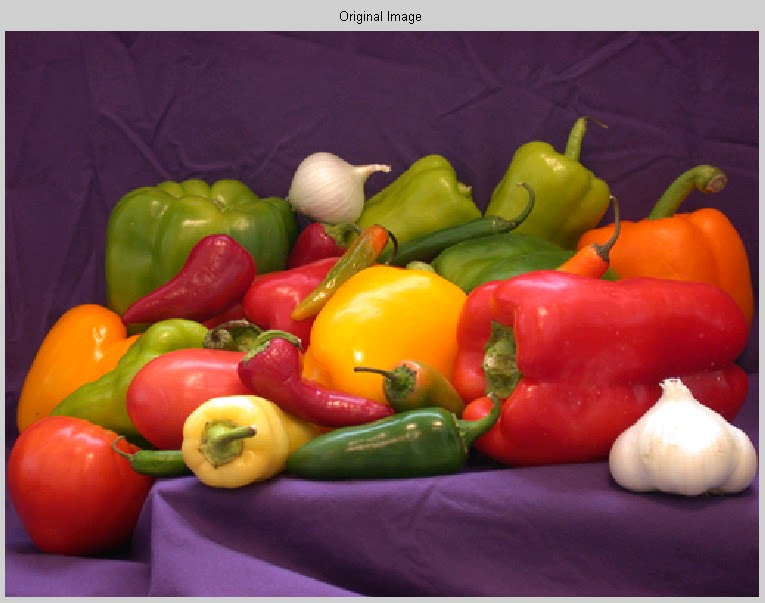
#> input picture Pictures/picture2.jpg, 765 x 603 px, found by its file name
$ python GamaDonusumu.py
#> lines starting #> are read from the running program, lines starting #| are printed output that depends on the picture
import numpy as np
import pathlib
import cv2
from pathlib import Path

#Gama Dönüşümü

print(cv2.__version__)

path = str(Path(pathlib.Path().absolute()).parents[0])
path+="\\Pictures"

image = cv2.imread(path+'\\picture2.jpg')
#> image is the input picture: shape (603, 765, 3); mean B, G, R 67.1, 75.9, 126.7

cv2.imshow('Orijinal', image)
cv2.waitKey(0)
cv2.destroyAllWindows()

for gamma in [3.0, 4.0, 5.0]:
    gamma_image = np.array(255 * (image / 255) ** gamma, dtype='uint8')
    cv2.imshow('Gama Donusumu', gamma_image)
    cv2.waitKey(0)
    cv2.destroyAllWindows()
#> this loop made 3 passes
#> pass 1, `gamma_image = np.array(255 * (image / 255) ** gamma, dtype='uint8')`:
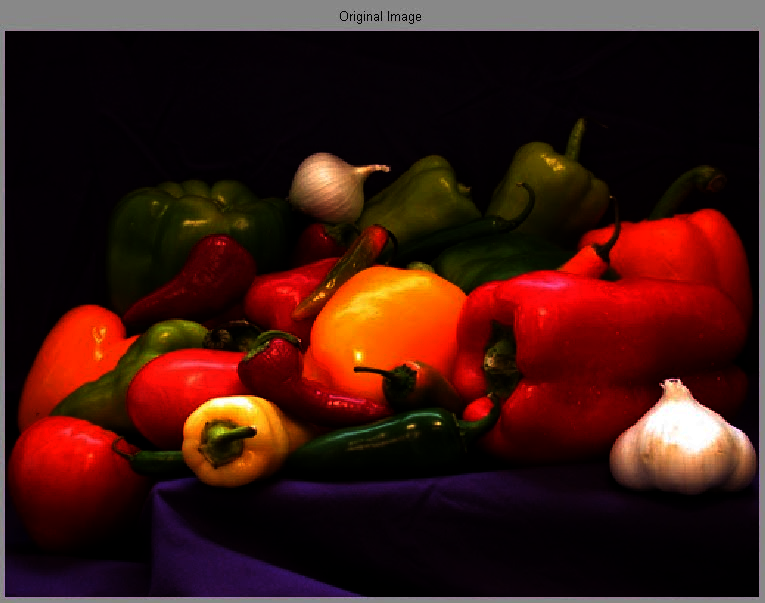
#> gamma_image: shape (603, 765, 3); mean B, G, R 18.1, 24.1, 61.6
#> pass 2, `gamma_image = np.array(255 * (image / 255) ** gamma, dtype='uint8')`:
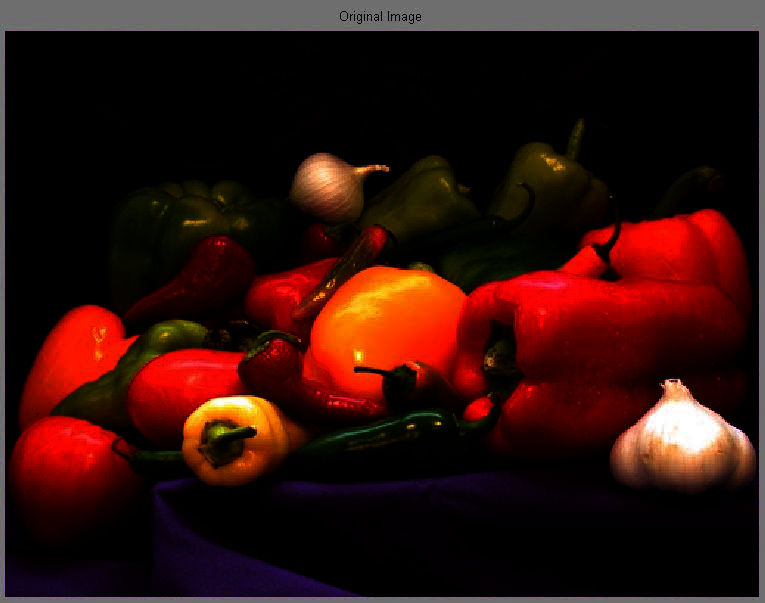
#> gamma_image: shape (603, 765, 3); mean B, G, R 13, 17.7, 51
#> pass 3, `gamma_image = np.array(255 * (image / 255) ** gamma, dtype='uint8')`:
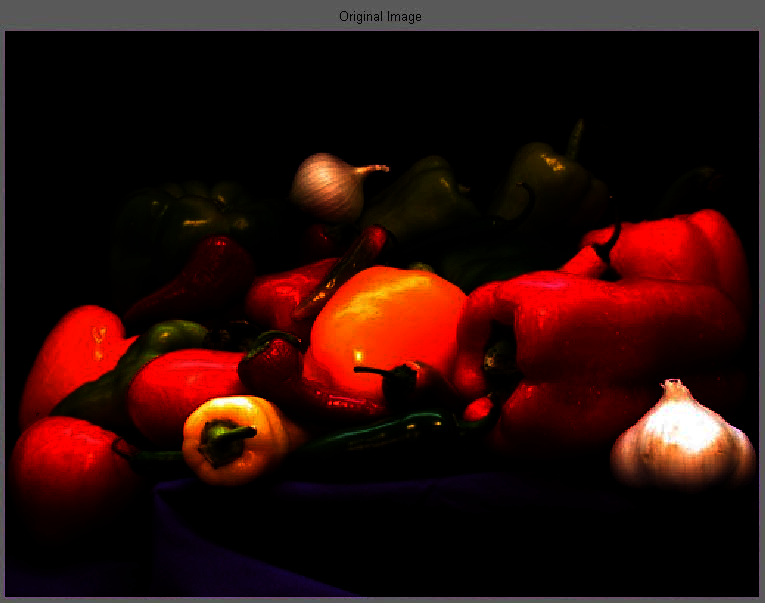
#> gamma_image: shape (603, 765, 3); mean B, G, R 10.1, 13.8, 44.3

$ run again, with Pictures/picture1.jpg copied over Pictures/picture2.jpg
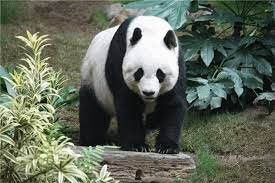
#> input picture Pictures/picture1.jpg, 275 x 183 px, found by its file name
#> image is the input picture: shape (183, 275, 3); mean B, G, R 90.1, 104.6, 97.2
#> the loop `for gamma in [3.0, 4.0, 5.0]:` made 3 passes
#> pass 1, `gamma_image = np.array(255 * (image / 255) ** gamma, dtype='uint8')`:
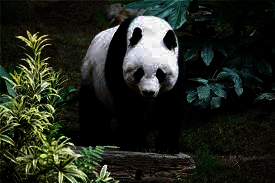
#> gamma_image: shape (183, 275, 3); mean B, G, R 29.6, 39.1, 34.5
#> pass 3, `gamma_image = np.array(255 * (image / 255) ** gamma, dtype='uint8')`:
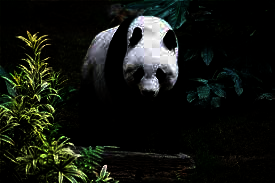
#> gamma_image: shape (183, 275, 3); mean B, G, R 17.5, 23.5, 20.4

$ run again, with Pictures/picture3.jpg copied over Pictures/picture2.jpg
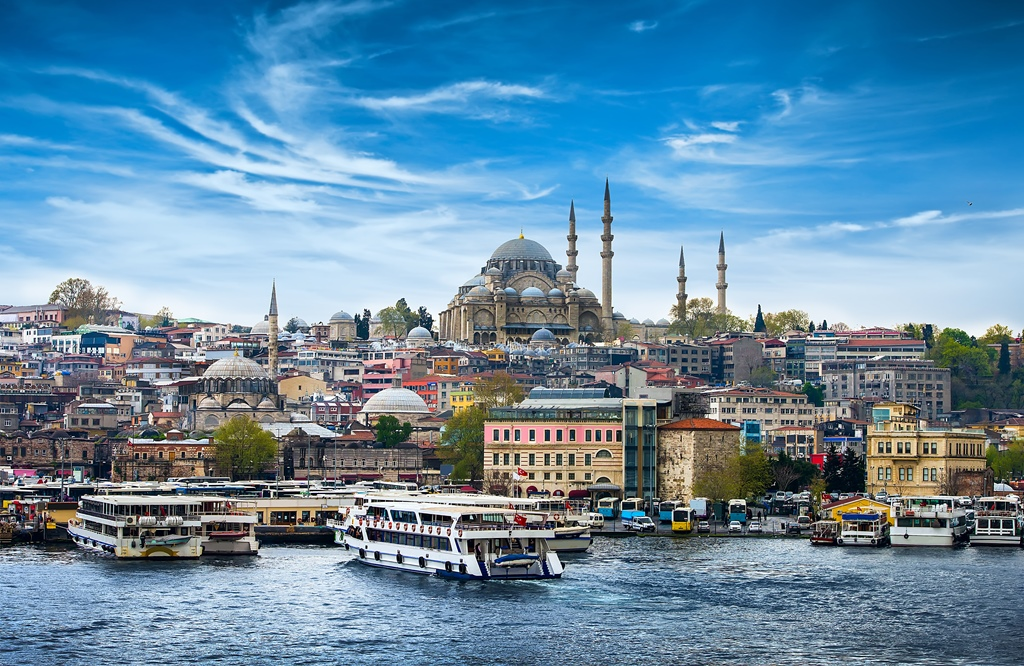
#> input picture Pictures/picture3.jpg, 1024 x 666 px, found by its file name
#> image is the input picture: shape (666, 1024, 3); mean B, G, R 164.7, 139.3, 101.1
#> the loop `for gamma in [3.0, 4.0, 5.0]:` made 3 passes
#> pass 1, `gamma_image = np.array(255 * (image / 255) ** gamma, dtype='uint8')`:
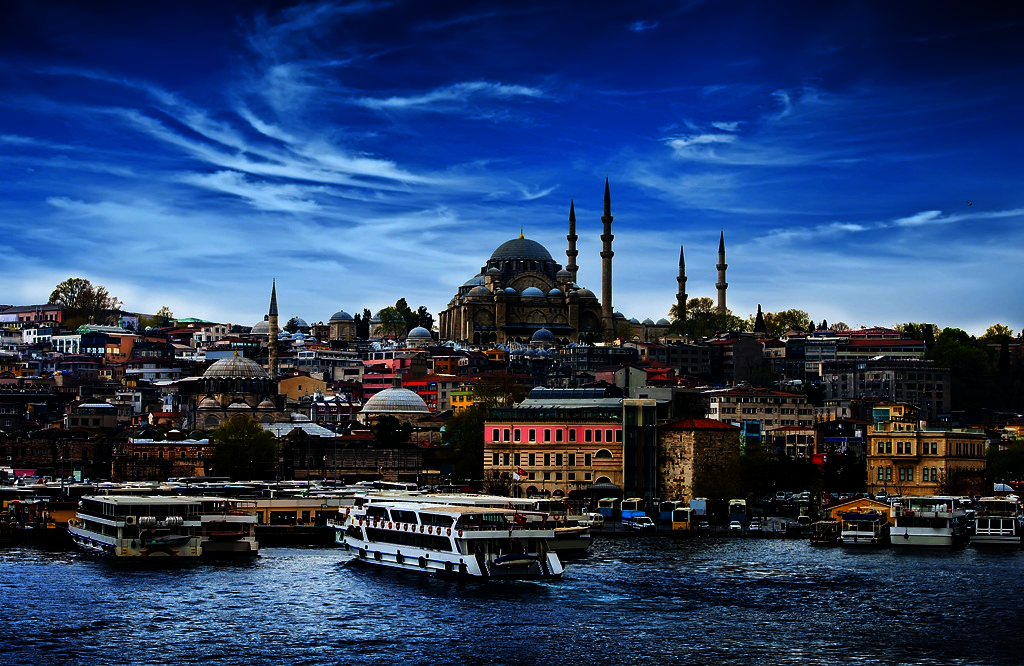
#> gamma_image: shape (666, 1024, 3); mean B, G, R 100.4, 62.5, 39.9
#> pass 3, `gamma_image = np.array(255 * (image / 255) ** gamma, dtype='uint8')`:
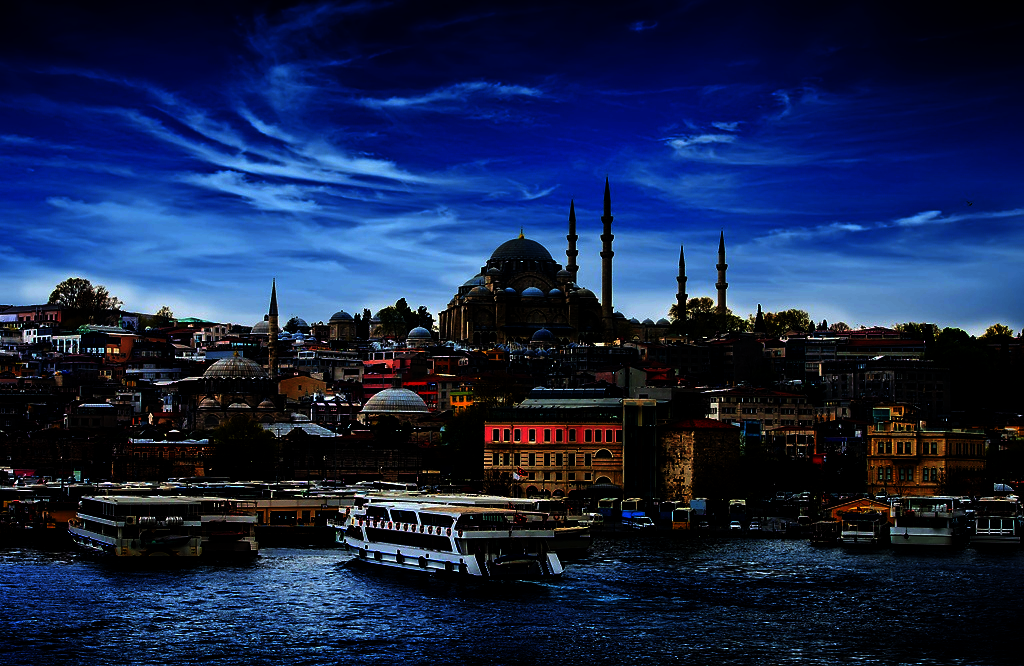
#> gamma_image: shape (666, 1024, 3); mean B, G, R 73.2, 36.4, 21.6

$ run again, with Pictures/picture8.jpg copied over Pictures/picture2.jpg
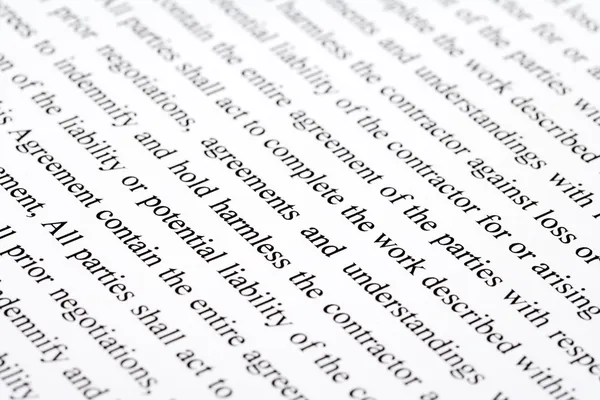
#> input picture Pictures/picture8.jpg, 600 x 400 px, found by its file name
#> image is the input picture: shape (400, 600, 3); mean B, G, R 233.6, 232, 232.5
#> the loop `for gamma in [3.0, 4.0, 5.0]:` made 3 passes
#> pass 1, `gamma_image = np.array(255 * (image / 255) ** gamma, dtype='uint8')`:
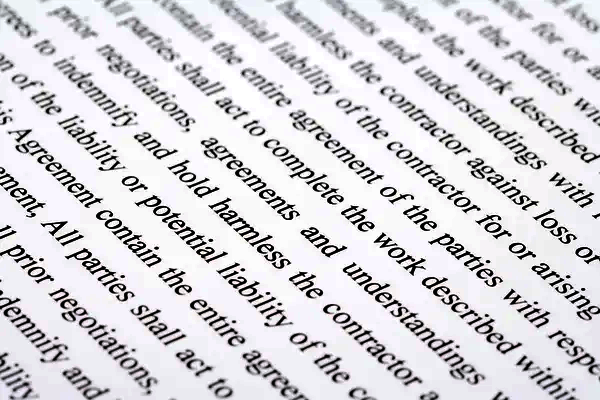
#> gamma_image: shape (400, 600, 3); mean B, G, R 215.3, 210.9, 212.3
#> pass 2, `gamma_image = np.array(255 * (image / 255) ** gamma, dtype='uint8')`:
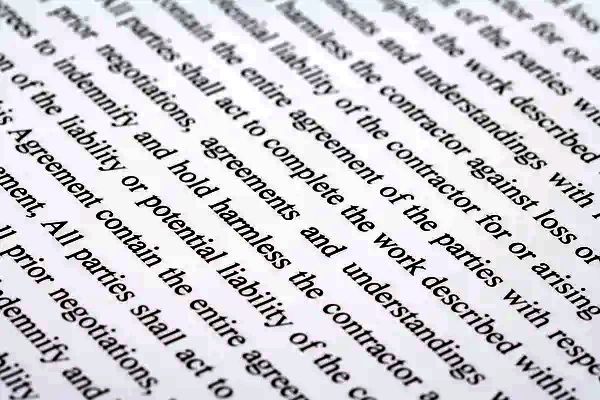
#> gamma_image: shape (400, 600, 3); mean B, G, R 209.2, 203.5, 205.2
